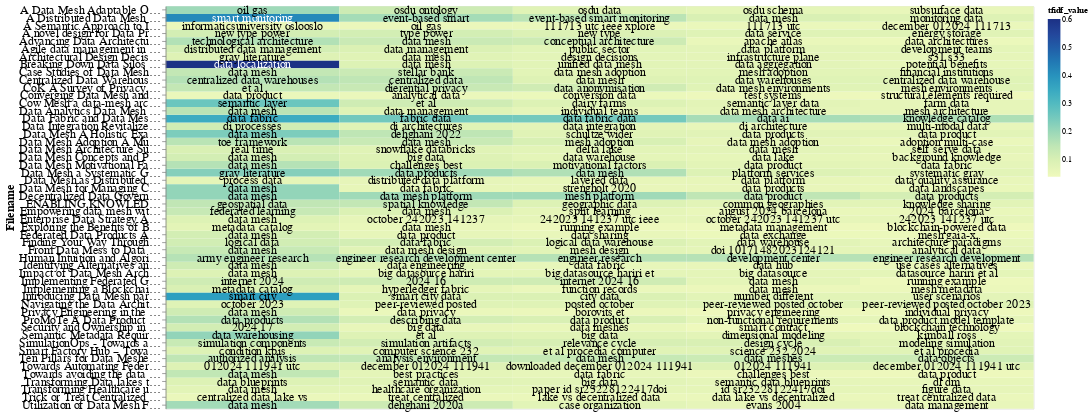

Here is the notebook cell this chart was saved with:
### Code cell
# Select the top terms for each PDF
top_terms_df_tfidf = result_df_tfidf_filename.groupby('Filename').head(5)

# Add a small random value to 'idf_value' for better visualization
top_terms_df_tfidf['tfidf_value'] = top_terms_df_tfidf['tfidf_value'] + np.random.rand(top_terms_df_tfidf.shape[0]) * 0.0001

# Create a base chart
base = alt.Chart(top_terms_df_tfidf).encode(
    x=alt.X('rank:O', axis=None),  # Use rank for x-axis
    y=alt.Y('Filename:N', axis=alt.Axis(labelFontSize=15, titleFontSize=15)),
    color=alt.Color('tfidf_value:Q', scale=alt.Scale(scheme='viridis'), legend=alt.Legend(labelFontSize=20,titleFontSize=25)),
    text='topic_word:N'  # Corrected column name to 'topic_word'
).transform_window(
    rank="rank()",
    sort=[alt.SortField("tfidf_value", order="descending")],
    groupby=["Filename"]
)

# Create a heatmap
heatmap = base.mark_rect().encode(
    color='tfidf_value:Q',
)

# Create text labels with conditional color
text = base.mark_text(baseline='middle', fontWeight= 'normal', fontSize=15).encode(
    text='topic_word:N',
    color=alt.condition(alt.datum.tfidf_value >= 0.4, alt.value('white'), alt.value('black'))
)

# Display the heatmap and text labels
chart_tfidf = (heatmap + text).properties(width=1100, height= 510)
chart_tfidf

### Figure 1 — Vega-Lite specification as saved in the notebook (floating-point values rounded to 4 significant figures; data arrays with more than 128 entries replaced by an {"elided": "..."} marker saying what was removed)
{"config": {"view": {"continuousWidth": 300, "continuousHeight": 300}}, "layer": [{"mark": {"type": "rect"}, "encoding": {"color": {"field": "tfidf_value", "type": "quantitative"}, "text": {"field": "topic_word", "type": "nominal"}, "x": {"axis": null, "field": "rank", "type": "ordinal"}, "y": {"axis": {"labelFontSize": 15, "titleFontSize": 15}, "field": "Filename", "type": "nominal"}}, "transform": [{"window": [{"op": "rank", "field": "", "as": "rank"}], "groupby": ["Filename"], "sort": [{"field": "tfidf_value", "order": "descending"}]}]}, {"mark": {"type": "text", "baseline": "middle", "fontSize": 15, "fontWeight": "normal"}, "encoding": {"color": {"condition": {"test": "(datum.tfidf_value >= 0.4)", "value": "white"}, "value": "black"}, "text": {"field": "topic_word", "type": "nominal"}, "x": {"axis": null, "field": "rank", "type": "ordinal"}, "y": {"axis": {"labelFontSize": 15, "titleFontSize": 15}, "field": "Filename", "type": "nominal"}}, "transform": [{"window": [{"op": "rank", "field": "", "as": "rank"}], "groupby": ["Filename"], "sort": [{"field": "tfidf_value", "order": "descending"}]}]}], "data": {"name": "data-1b5a4485d27dfb63f095c7351854e6cc"}, "height": 510, "width": 1100, "$schema": "https://vega.github.io/schema/vega-lite/v5.8.0.json", "datasets": {"data-1b5a4485d27dfb63f095c7351854e6cc": {"elided": "260 records"}}}
